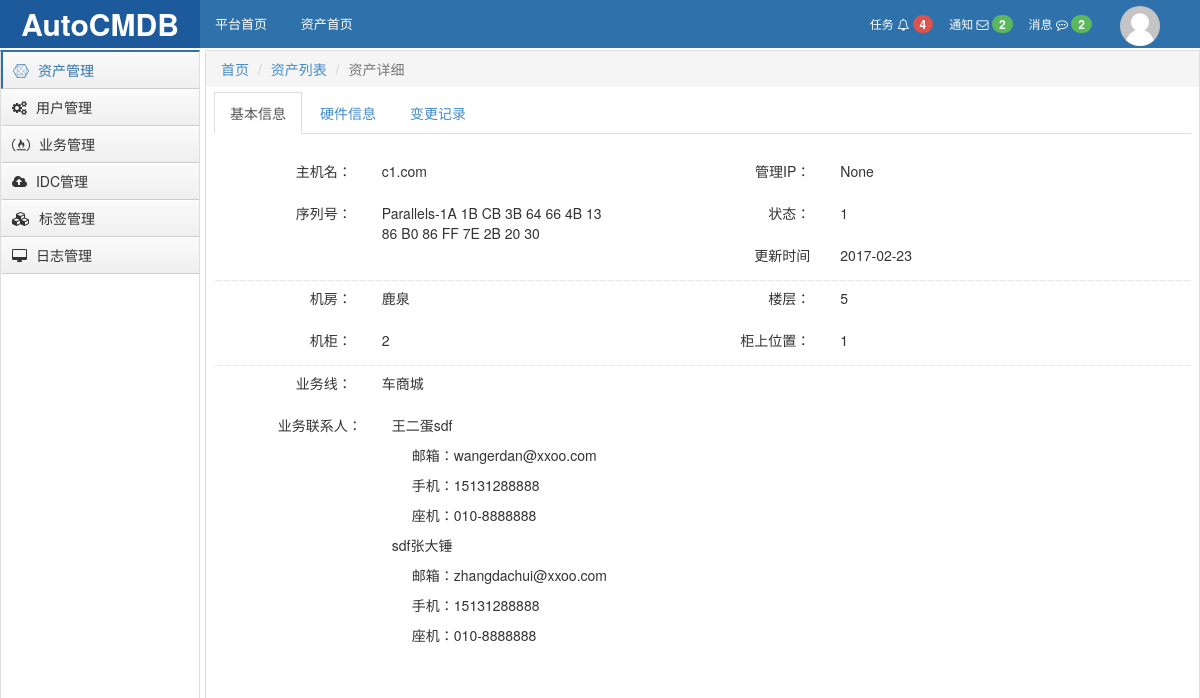
The page /asset-1-1.html on the database its author committed.
### repository/models.py (models this page shows, shortened)
class Server(models.Model):
    asset = models.OneToOneField('Asset')
    hostname = models.CharField(max_length=128, unique=True)
    sn = models.CharField('SN号', max_length=64, db_index=True)
    manufacturer = models.CharField(verbose_name='制造商', max_length=64, null=True, blank=True)
    model = models.CharField('型号', max_length=64, null=True, blank=True)
    manage_ip = models.GenericIPAddressField('管理IP', null=True, blank=True)
    os_platform = models.CharField('系统', max_length=16, null=True, blank=True)
    os_version = models.CharField('系统版本', max_length=16, null=True, blank=True)
    cpu_count = models.IntegerField('CPU个数', null=True, blank=True)
    cpu_physical_count = models.IntegerField('CPU物理个数', null=True, blank=True)
    cpu_model = models.CharField('CPU型号', max_length=128, null=True, blank=True)
    create_at = models.DateTimeField(auto_now_add=True, blank=True)
    class Meta:
        verbose_name_plural = "服务器表"

class Asset(models.Model):
    device_type_choices = (
        (1, '服务器'),
        (2, '交换机'),
        (3, '防火墙'),
    )
    device_status_choices = (
        (1, '上架'),
        (2, '在线'),
        (3, '离线'),
        (4, '下架'),
    )
    device_type_id = models.IntegerField(choices=device_type_choices, default=1)
    device_status_id = models.IntegerField(choices=device_status_choices, default=1)
    cabinet_num = models.CharField('机柜号', max_length=30, null=True, blank=True)
    cabinet_order = models.CharField('机柜中序号', max_length=30, null=True, blank=True)
    idc = models.ForeignKey('IDC', verbose_name='IDC机房', null=True, blank=True)
    business_unit = models.ForeignKey('BusinessUnit', verbose_name='属于的业务线', null=True, blank=True)
    tag = models.ManyToManyField('Tag')
    latest_date = models.DateField(null=True)
    create_at = models.DateTimeField(auto_now_add=True)
    class Meta:
        verbose_name_plural = "资产表"

class IDC(models.Model):
    name = models.CharField('机房', max_length=32)
    floor = models.IntegerField('楼层', default=1)
    class Meta:
        verbose_name_plural = "机房表"

class BusinessUnit(models.Model):
    name = models.CharField('业务线', max_length=64, unique=True)
    contact = models.ForeignKey('UserGroup', verbose_name='业务联系人', related_name='c')
    manager = models.ForeignKey('UserGroup', verbose_name='系统管理员', related_name='m')
    class Meta:
        verbose_name_plural = "业务线表"

class UserProfile(models.Model):
    name = models.CharField(u'姓名', max_length=32)
    email = models.EmailField(u'邮箱')
    phone = models.CharField(u'座机', max_length=32)
    mobile = models.CharField(u'手机', max_length=32)
    class Meta:
        verbose_name_plural = "用户表"

### web/views/asset.py (the view)
# urls.py: url(r'^asset-(?P<device_type_id>\d+)-(?P<asset_nid>\d+).html$', asset.AssetDetailView.as_view()),
class AssetDetailView(View):
    def get(self, request, device_type_id, asset_nid):
        response = asset.Asset.assets_detail(device_type_id, asset_nid)
        return render(request, 'asset_detail.html', {'response': response, 'device_type_id': device_type_id})

### web/service/asset.py (called while the page is built)
    @staticmethod
    def assets_detail(device_type_id, asset_id):
        response = BaseResponse()
        try:
            if device_type_id == '1':
                response.data = models.Server.objects.filter(asset_id=asset_id).select_related('asset').first()
            else:
                response.data = models.NetworkDevice.objects.filter(asset_id=asset_id).select_related('asset').first()
        except Exception as e:
            response.status = False
            response.message = str(e)
        return response

### web/templates/asset_detail.html (shortened to what this page needs)
{% extends 'layout/_layout.html' %}
{% block conent %}
    <ol class="breadcrumb" style="margin-bottom: 0;">
        <li><a href="/cmdb.html">首页</a></li>
        <li><a href="/asset.html">资产列表</a></li>
        <li class="active">资产详细</li>
    </ol>
    <div style="padding: 5px 8px;">
        <div>
            <ul class="nav nav-tabs" role="tablist">
                <li role="presentation" class="active"><a class="no-radius" href="#basic" aria-controls="basic" role="tab"
                                                          data-toggle="tab">基本信息</a></li>
                <li role="presentation"><a class="no-radius" href="#hardware" aria-controls="hardware" role="tab"
                                           data-toggle="tab">硬件信息</a></li>
                <li role="presentation"><a class="no-radius" href="#log" aria-controls="log" role="tab"
                                           data-toggle="tab">变更记录</a></li>
            </ul>
            <div class="tab-content">
                <div role="tabpanel" class="tab-pane active" id="basic">
                    {% include 'include/asset_basic.html' %}
                </div>
            </div>
        </div>
    </div>
{% endblock %}

### web/templates/layout/_layout.html (shortened to what this page needs)
<!DOCTYPE html>
<html>
<head lang="en">
    <link rel="stylesheet" href="/static/plugins/bootstrap/css/bootstrap.css"/>
    <link rel="stylesheet" href="/static/plugins/font-awesome/css/font-awesome.css"/>
    <link rel="stylesheet" href="/static/css/backend.css"/>
    <link rel="stylesheet" href="/static/css/commons.css"/>
</head>
<body>
<div class="pg-header">
    {% include 'include/header_menu.html' %}
</div>
<div class="pg-body">
    <div class="menu">
        <a id="menu_asset" class="menu-item" href="/asset.html">
            <i class="fa fa-connectdevelop" aria-hidden="true"></i>
            <span>资产管理</span>
        </a>
        <a id="menu_user_profile" class="menu-item" href="/users.html">
            <i class="fa fa-cogs" aria-hidden="true"></i>
            <span>用户管理</span>
        </a>
        <a class="menu-item" href="#">
            <i class="fa fa-free-code-camp" aria-hidden="true"></i>
            <span>业务管理</span>
        </a>
        <a class="menu-item" href="#">
            <i class="fa fa-cloud-upload" aria-hidden="true"></i>
            <span>IDC管理</span>
        </a>
        <a class="menu-item" href="#">
            <i class="fa fa-cubes" aria-hidden="true"></i>
            <span>标签管理</span>
        </a>
        <a class="menu-item" href="#">
            <i class="fa fa-desktop" aria-hidden="true"></i>
            <span>日志管理</span>
        </a>
    </div>
    <div class="content">
        {% block conent %} {% endblock %}
    </div>
</div>
</body>
</html>

### web/templates/include/header_menu.html (shortened to what this page needs)
    <div class="logo left" style="text-align: center;background-color: #1c5a9c;">
        <a href="#" style="color: #ffffff;font-size:30px;font-weight: bold;text-decoration: none">
            AutoCMDB
        </a>
    </div>
    <div class="left-menu left">
        <a class="menu-item" href="/index.html">平台首页</a>
        <a class="menu-item" href="/cmdb.html">资产首页</a>
    </div>
    <div class="right-menu right clearfix">
        <div class="user-info right">
            <a href="#" class="avatar">
                <img class="img-circle" src="/static/imgs/avatar/default.png">
            </a>
        </div>
        <a class="user-menu right">
            消息
            <i class="fa fa-commenting-o" aria-hidden="true"></i>
            <span class="badge bg-success">2</span>
        </a>
        <a class="user-menu right">
            通知
            <i class="fa fa-envelope-o" aria-hidden="true"></i>
            <span class="badge bg-success">2</span>
        </a>
        <a class="user-menu right">
            任务
            <i class="fa fa-bell-o" aria-hidden="true"></i>
            <span class="badge bg-danger">4</span>
        </a>
    </div>

### web/templates/include/asset_basic.html (shortened to what this page needs)
<div class="form-horizontal clearfix" style="margin-top:20px;">
    <div class="form-group col-md-6">
        <div class="col-md-4 control-label">主机名：</div>
        <div class="col-md-7 control-label text-left">{{ response.data.hostname }}</div>
    </div>
    <div class="form-group col-md-6">
        <div class="col-md-4 control-label">管理IP：</div>
        <div class="col-md-7 control-label text-left">{{ response.data.manage_ip }}</div>
    </div>
    <div class="form-group col-md-6">
        <div class="col-md-4 control-label">序列号：</div>
        <div class="col-md-7 control-label text-left">{{ response.data.sn }}</div>
    </div>
    <div class="form-group col-md-6">
        <div class="col-md-4 control-label">状态：</div>
        <div class="col-md-7 control-label text-left">{{ response.data.asset.device_status_id }}</div>
    </div>
    <div class="form-group col-md-6">
        <div class="col-md-4 control-label">更新时间</div>
        <div class="col-md-7 control-label text-left">{{ response.data.asset.latest_date|date:"Y-m-d" }}</div>
    </div>
    <div class="dotted  col-md-12"></div>
    <div class="form-group col-md-6">
        <div class="col-md-4 control-label">机房：</div>
        <div class="col-md-7 control-label text-left">{{ response.data.asset.idc.name }}</div>
    </div>
    <div class="form-group col-md-6">
        <div class="col-md-4 control-label">楼层：</div>
        <div class="col-md-7 control-label text-left">{{ response.data.asset.idc.floor }}</div>
    </div>
    <div class="form-group col-md-6">
        <div class="col-md-4 control-label">机柜：</div>
        <div class="col-md-7 control-label text-left">{{ response.data.asset.cabinet_num }}</div>
    </div>
    <div class="form-group col-md-6">
        <div class="col-md-4 control-label">柜上位置：</div>
        <div class="col-md-7 control-label text-left">{{ response.data.asset.cabinet_order }}</div>
    </div>
    <div class="dotted col-md-12"></div>
    <div class="form-group col-md-6">
        <div class="col-md-4 control-label">业务线：</div>
        <div class="col-md-7 control-label text-left">{{ response.data.asset.business_unit.name }}</div>
    </div>
    <div class="col-md-12">
        <div class="form-group col-md-6">
            <div class="col-md-4 control-label">业务联系人：</div>
            <div class="col-md-8 control-label text-left">
                {% for obj in response.data.asset.business_unit.contact.users.all %}
                    <div>
                        <p>{{ obj.name }}</p>
                        <div style="margin-left: 20px;">
                            <p>邮箱：{{ obj.email }}</p>
                            <p>手机：{{ obj.mobile }}</p>
                            <p>座机：{{ obj.phone }}</p>
                        </div>
                    </div>
                {% endfor %}
            </div>
        </div>
    </div>
</div>

### web/static/css/backend.css (style rules this page uses)
.pg-header { min-width: 1190px; height: 48px; background-color: #2F72AB; line-height: 48px; overflow: visible; font-size: 12px; }
.pg-header a { color: #ffffff; text-decoration: none; }
.pg-header .logo { width: 200px; overflow: hidden; height: 48px; }
.pg-header .left-menu { font-size: 13px; }
.pg-header .left-menu .menu-item { display: inline-block; padding: 0 15px; cursor: pointer; position: relative; }
.pg-header .right-menu .user-menu { padding: 0 8px; cursor: pointer; color: #ffffff; }
.pg-header .right-menu .user-menu .bg-success { background-color: #5cb85c !important; color: #ffffff; }
.pg-header .right-menu .user-menu .bg-danger { background-color: #d9534f !important; color: #ffffff; }
.pg-header .right-menu .user-info { padding: 0 30px 0 10px; height: 48px; position: relative; }
.pg-header .right-menu .user-info .avatar { display: inline-block; padding: 0 10px; height: 48px; }
.pg-body { position: absolute; z-index: 90; top:50px; bottom: 0; right: 0; left: 0; min-width: 1190px; }
.pg-body .menu { position: absolute; top: 0; bottom: 0; left: 0; width: 200px; border: 1px solid #dddddd; border-top: 2px solid #2F72AB; }
.pg-body .menu .menu-item { border-left: 1px solid transparent; text-decoration: none; padding: 8px 10px; border-bottom: 1px solid #ccc; color: #333; display: block; background: #efefef; background: -webkit-gradient(linear, left bottom, left top, color-stop(0, #efefef), color-stop(1, #fafafa)); background: -ms-linear-gradient(bottom, #efefef, #fafafa); background: -moz-linear-gradient(center bottom, #efefef 0%, #fafafa 100%); background: -o-linear-gradient(bottom, #efefef, #fafafa); filter: progid:dximagetransform.microsoft.gradient(startColorStr='#e3e3e3', EndColorStr='#ffffff'); -ms-filter: "progid:DXImageTransform.Microsoft.gradient(startColorStr='#fafafa',EndColorStr='#efefef')"; box-shadow: inset 0 1px 1px white; }
.pg-body .menu .menu-item span { margin-left: 5px; }
.pg-body .menu .menu-item.active { color: #2F72AB; border-left: 2px solid #2F72AB; }
.pg-body .content { position: absolute; top: 0; bottom: 0; right: 0; left: 205px; border: 1px solid #dddddd; overflow: scroll; }

### web/static/css/commons.css (style rules this page uses)
img { border: 0; }
.left { float: left; }
.right { float: right; }
.no-radius { -webkit-border-radius: 0 !important; -moz-border-radius: 0 !important; -o-border-radius: 0 !important; border-radius: 0 !important; -webkit-appearance: none; }

### web/templates/include/asset_basic.html (style rules this page uses)
.dotted { border-top: 1px dotted #ddd; }
.text-left { text-align: left !important; }

### rows shown on the page
Server: data.hostname "c1.com", data.manage_ip "None", data.sn "Parallels-1A 1B CB 3B 64 66 4B 13 86 B0 86 FF 7E 2B 20 30", data.asset.device_status_id "1", data.asset.latest_date "2017-02-23", data.asset.idc.name "鹿泉", data.asset.idc.floor "5", data.asset.cabinet_num "2", data.asset.cabinet_order "1", data.asset.business_unit.name "车商城"
UserProfile: name "王二蛋sdf", email "wangerdan@xxoo.com", mobile "15131288888", phone "010-8888888"
UserProfile: name "sdf张大锤", email "zhangdachui@xxoo.com", mobile "15131288888", phone "010-8888888"
